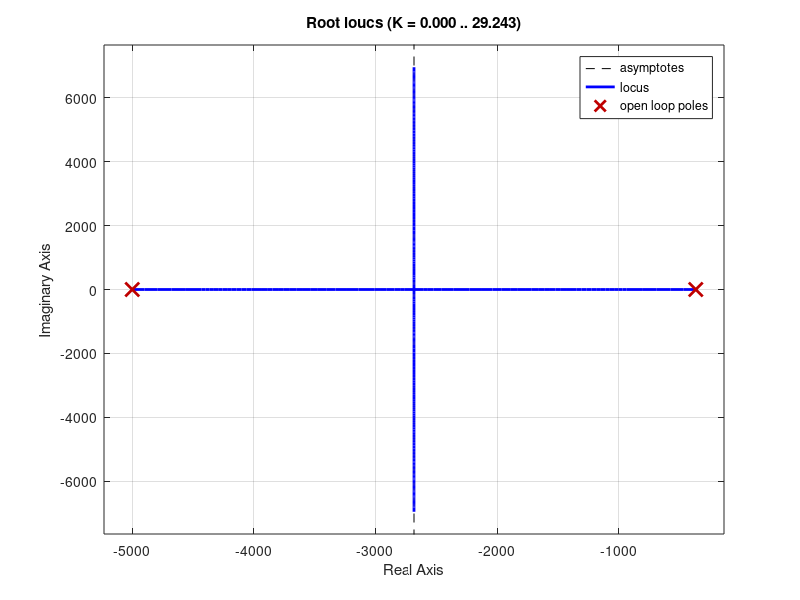

MATLAB code to generate this figure:
%Rootlocus exempel ('control toolbox krävs')
clear all;
close all;
s=zpk('s'); %Definiera 's', se help zpk

%Antag några värden
P1=-5000;
P2=-367;
n=-35012;

figure(1)
%två slingpoler och ett slingnollställe
rlocus( 1 / ( (1-s/P1)*(1-s/P2) ) )


